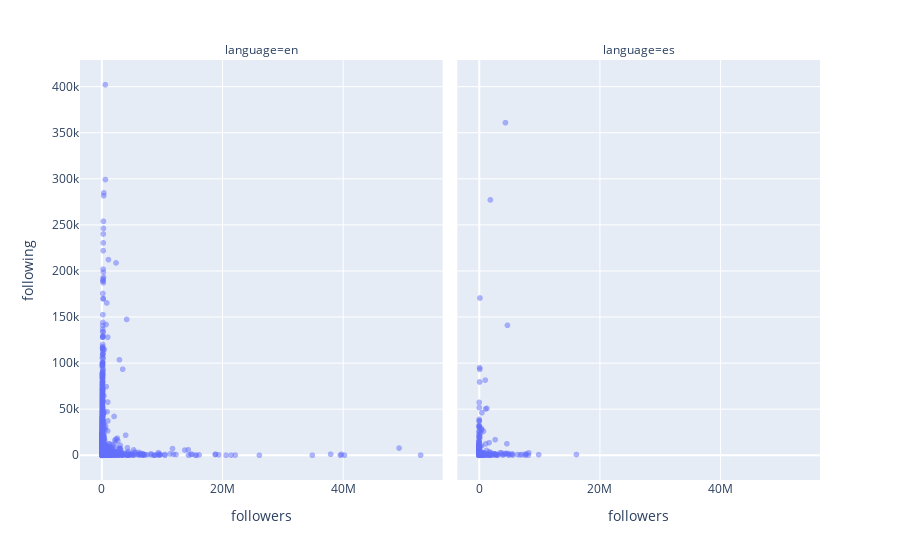

Write notebook code for a chart like this one.
### Markdown cell above
For people who post in English, there are 3 outliers that have relatively large amount of Followers (and it makes sense cuz these 3 people are Barack Obama, Justin Bieber, and The Ellen Show). 1 outlier has relatively large amount of Following (BraveLad).\
\
For people who post in Spanish, there is 1 outlier (RoyCampos) that has relatively large amount of Following.

### Code cell
# get rid of the outliers
outliers = ["BarackObama", "justinbieber", "TheEllenShow", "BraveLad", "RoyCampos"]
fig = px.scatter(data_frame = userinfo_en_es[np.isin(userinfo_en_es["twitter_ID"], 
                                                     outliers,
                                                     invert=True)],
                x = "followers",
                y = "following", 
                opacity = 0.5, 
                facet_col = "language",
                hover_name="twitter_ID")
fig.show()

### Figure 1 — Plotly figure (JSON) as saved in the notebook; plotly's stock layout.template omitted (floating-point values rounded to 4 significant figures; data arrays with more than 128 entries replaced by an {"elided": "..."} marker saying what was removed)
{"data": [{"hovertemplate": "<b>%{hovertext}</b><br><br>language=en<br>followers=%{x}<br>following=%{y}<extra></extra>", "hovertext": {"elided": "7646 str values"}, "legendgroup": "", "marker": {"color": "#636efa", "opacity": 0.5, "symbol": "circle"}, "mode": "markers", "name": "", "showlegend": false, "type": "scattergl", "x": {"elided": "7646 int values"}, "xaxis": "x", "y": {"elided": "7646 int values"}, "yaxis": "y"}, {"hovertemplate": "<b>%{hovertext}</b><br><br>language=es<br>followers=%{x}<br>following=%{y}<extra></extra>", "hovertext": {"elided": "1014 str values"}, "legendgroup": "", "marker": {"color": "#636efa", "opacity": 0.5, "symbol": "circle"}, "mode": "markers", "name": "", "showlegend": false, "type": "scattergl", "x": {"elided": "1014 int values"}, "xaxis": "x2", "y": {"elided": "1014 int values"}, "yaxis": "y2"}], "layout": {"annotations": [{"font": {}, "showarrow": false, "text": "language=en", "x": 0.245, "xanchor": "center", "xref": "paper", "y": 1, "yanchor": "bottom", "yref": "paper"}, {"font": {}, "showarrow": false, "text": "language=es", "x": 0.755, "xanchor": "center", "xref": "paper", "y": 1, "yanchor": "bottom", "yref": "paper"}], "legend": {"tracegroupgap": 0}, "margin": {"t": 60}, "xaxis": {"anchor": "y", "domain": [0, 0.49], "title": {"text": "followers"}}, "xaxis2": {"anchor": "y2", "domain": [0.51, 1], "matches": "x", "title": {"text": "followers"}}, "yaxis": {"anchor": "x", "domain": [0, 1], "title": {"text": "following"}}, "yaxis2": {"anchor": "x2", "domain": [0, 1], "matches": "y", "showticklabels": false}}}
